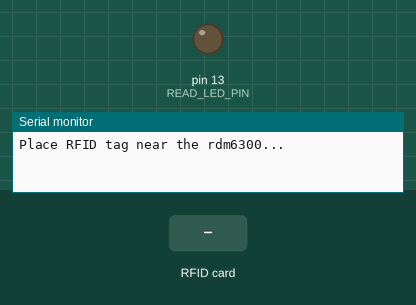
Simulated run of this sketch. Board: Arduino Uno, built with avr-gcc and run on an emulated ATmega328P. Shown: output pins drawn as LEDs (lit = HIGH), the last lines printed to the serial monitor. Inputs (shaded band) come from the test bench.

Above: at 1.2 s.
1.3 s: RFID card 5E 7A 19 C4 held to the reader
At 1.7 s:
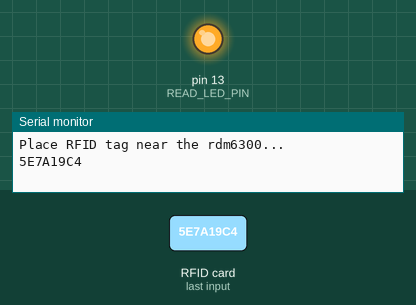
Timing chart, 0 to 4.3 s (numbered marks = the images above; inputs shaded):
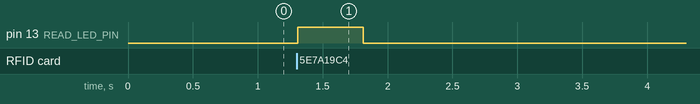

The sketch:

RDM6300.ino
```cpp
#include <rdm6300.h>

#define RDM6300_RX_PIN 10
#define READ_LED_PIN 13

Rdm6300 rdm6300;

void setup()
{
  Serial.begin(9600);

  pinMode(READ_LED_PIN, OUTPUT);
  digitalWrite(READ_LED_PIN, LOW);

  rdm6300.begin(RDM6300_RX_PIN);

  Serial.println("\nPlace RFID tag near the rdm6300...");
}

void loop()
{
  if (rdm6300.get_new_tag_id())
    Serial.println(rdm6300.get_tag_id(), HEX);

  digitalWrite(READ_LED_PIN, rdm6300.get_tag_id());

  delay(10);
}
```

Measured:
- after the input at 1.3 s, pin 13 (READ_LED_PIN): LOW → HIGH at once, → LOW 0.50 s later
